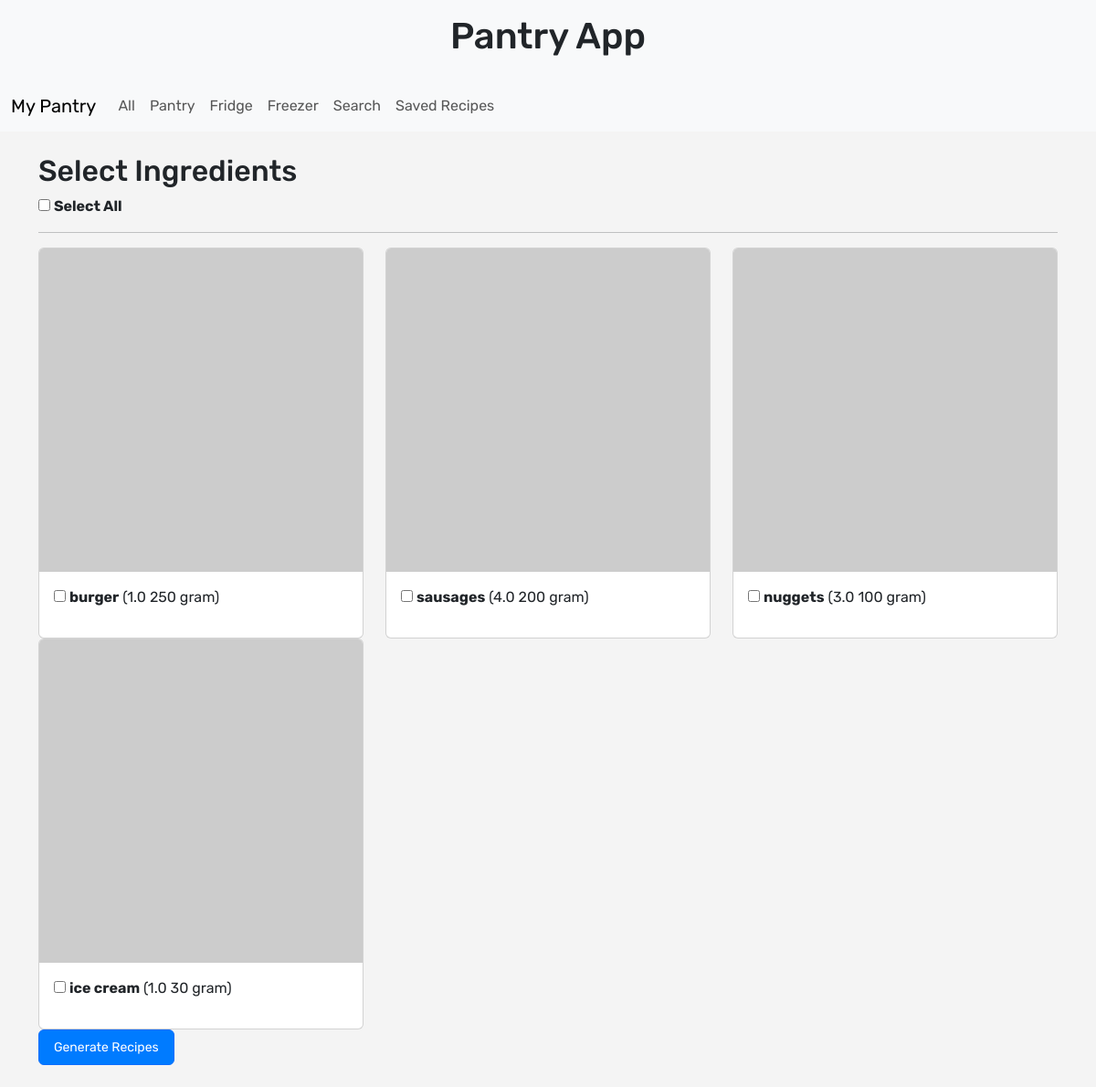
/select_ingredients/ (signed in), run on the app's committed database.
### pantry/models.py (models this page shows, shortened)
class PantryItem(models.Model):
    STORAGE_CHOICES = [
        ('pantry', 'Pantry'),
        ('fridge', 'Fridge'),
        ('freezer', 'Freezer'),
    ]
    user = models.ForeignKey(User, on_delete=models.CASCADE)
    ingredient = models.ForeignKey('Ingredient', on_delete=models.CASCADE)
    quantity = models.FloatField()
    unit = models.CharField(max_length=20)
    storage_location = models.CharField(max_length=10, choices=STORAGE_CHOICES)
    expiry_date = models.CharField(max_length=20, blank=True, null=True)

class Ingredient(models.Model):
    name = models.CharField(max_length=100)
    default_quantity = models.FloatField(null=True, blank=True)
    default_unit = models.CharField(max_length=20, null=True, blank=True)
    image_url = models.URLField(blank=True, null=True)

### pantry/views.py (the view)
# urls.py: path('select_ingredients/', views.select_ingredients, name='select_ingredients'),
def select_ingredients(request):
    pantry_items = PantryItem.objects.filter(user=request.user)
    return render(request, 'pantry/select_ingredients.html', {
        'pantry_items': pantry_items
    })

### pantry/templates/pantry/select_ingredients.html (shortened to what this page needs)
{% extends 'pantry/base.html' %}
{% block content %}
<h2>Select Ingredients</h2>
<form method="post" action="{% url 'generate_recipes' %}">
    <div>
        <label><input type="checkbox" id="select-all"> <strong>Select All</strong></label>
    </div>
    <hr>
    <div class="row">
        {% for item in pantry_items %}
        <div class="col-md-4">
            <div class="card mb-3">
                {% if item.ingredient.image_url %}
                    <img src="{{ item.ingredient.image_url }}" alt="{{ item.ingredient.name }}" class="card-img-top" style="width: 100%; max-height: 150px; object-fit: contain;">
                {% else %}
                    <img src="https://via.placeholder.com/150?text=No+Image" class="card-img-top" alt="No Image">
                {% endif %}
                <div class="card-body">
                    <label>
                        <input type="checkbox" name="ingredients" value="{{ item.id }}">
                        <strong>{{ item.ingredient.name }}</strong> ({{ item.quantity }} {{ item.unit }})
                    </label>
                </div>
            </div>
        </div>
        {% empty %}
            <p>No items in pantry.</p>
        {% endfor %}
    </div>
    <button type="submit" class="btn btn-primary">Generate Recipes</button>
</form>
{% endblock %}

### pantry/static/css/pantry.css (style rules this page uses)
body { font-family: 'Rubik', sans-serif; background-color: #f4f4f4; margin: 0; padding: 0; }
.btn { padding: 8px 16px; border-radius: 6px; font-size: 14px; text-align: center; display: inline-block; }
.btn-primary { background-color: #007bff; color: white; }
.card { height: 100%; }
.card-body { display: flex; flex-direction: column; justify-content: space-between; }

### data on the page
PantryItem: ingredient.name "burger", quantity "1.0", unit "250 gram"
PantryItem: ingredient.name "sausages", quantity "4.0", unit "200 gram"
PantryItem: ingredient.name "nuggets", quantity "3.0", unit "100 gram"
PantryItem: ingredient.name "ice cream", quantity "1.0", unit "30 gram"
